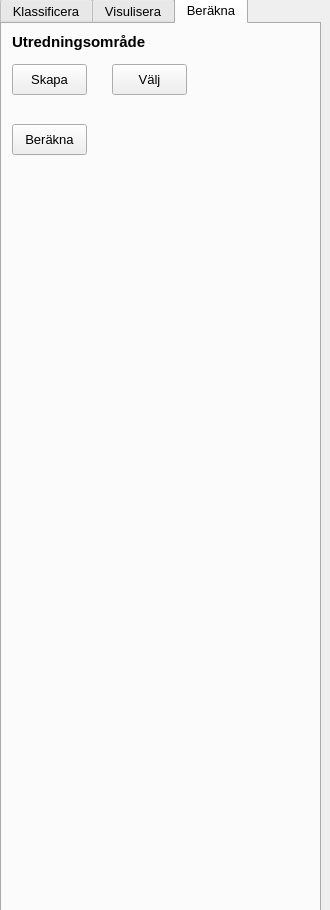
<?xml version="1.0" encoding="UTF-8"?>
<ui version="4.0">
 <class>QGYFDockWidgetBase</class>
 <widget class="QDockWidget" name="QGYFDockWidgetBase">
  <property name="geometry">
   <rect>
    <x>0</x>
    <y>0</y>
    <width>330</width>
    <height>910</height>
   </rect>
  </property>
  <property name="font">
   <font>
    <family>Tahoma</family>
    <pointsize>10</pointsize>
   </font>
  </property>
  <property name="windowIcon">
   <iconset>
    <normaloff>:/plugins/qgyf/assets/leaf.png</normaloff>:/plugins/qgyf/assets/leaf.png</iconset>
  </property>
  <property name="allowedAreas">
   <set>Qt::LeftDockWidgetArea|Qt::RightDockWidgetArea</set>
  </property>
  <property name="windowTitle">
   <string>QGYF - Beräkna grönytefaktor</string>
  </property>
  <widget class="QWidget" name="dockWidgetContents">
   <widget class="QTabWidget" name="tabWidget">
    <property name="enabled">
     <bool>true</bool>
    </property>
    <property name="geometry">
     <rect>
      <x>0</x>
      <y>-3</y>
      <width>321</width>
      <height>1031</height>
     </rect>
    </property>
    <property name="sizePolicy">
     <sizepolicy hsizetype="Fixed" vsizetype="Fixed">
      <horstretch>0</horstretch>
      <verstretch>0</verstretch>
     </sizepolicy>
    </property>
    <property name="toolTip">
     <string/>
    </property>
    <property name="currentIndex">
     <number>2</number>
    </property>
    <widget class="QWidget" name="classify">
     <property name="contextMenuPolicy">
      <enum>Qt::NoContextMenu</enum>
     </property>
     <attribute name="title">
      <string>Klassificera</string>
     </attribute>
     <attribute name="toolTip">
      <string>Här sätter du en kvalitet på objekt</string>
     </attribute>
     <widget class="QComboBox" name="selectQGroup">
      <property name="geometry">
       <rect>
        <x>10</x>
        <y>60</y>
        <width>301</width>
        <height>31</height>
       </rect>
      </property>
     </widget>
     <widget class="QComboBox" name="selectQ">
      <property name="geometry">
       <rect>
        <x>10</x>
        <y>100</y>
        <width>81</width>
        <height>31</height>
       </rect>
      </property>
     </widget>
     <widget class="QLabel" name="label">
      <property name="geometry">
       <rect>
        <x>10</x>
        <y>468</y>
        <width>101</width>
        <height>20</height>
       </rect>
      </property>
      <property name="text">
       <string>&lt;html&gt;&lt;head/&gt;&lt;body&gt;&lt;p&gt;&lt;span style=&quot; font-size:11pt; font-weight:600;&quot;&gt;Objekt&lt;/span&gt;&lt;/p&gt;&lt;/body&gt;&lt;/html&gt;</string>
      </property>
     </widget>
     <widget class="QPushButton" name="approveButton">
      <property name="geometry">
       <rect>
        <x>220</x>
        <y>495</y>
        <width>91</width>
        <height>30</height>
       </rect>
      </property>
      <property name="text">
       <string>Sätta kvalitet</string>
      </property>
     </widget>
     <widget class="QLabel" name="label_3">
      <property name="geometry">
       <rect>
        <x>10</x>
        <y>34</y>
        <width>100</width>
        <height>20</height>
       </rect>
      </property>
      <property name="text">
       <string>Välj kvalitetgrup</string>
      </property>
     </widget>
     <widget class="QLabel" name="label_4">
      <property name="geometry">
       <rect>
        <x>100</x>
        <y>107</y>
        <width>101</width>
        <height>20</height>
       </rect>
      </property>
      <property name="text">
       <string>Välj kvalitet</string>
      </property>
     </widget>
     <widget class="QLabel" name="label_2">
      <property name="geometry">
       <rect>
        <x>10</x>
        <y>5</y>
        <width>101</width>
        <height>30</height>
       </rect>
      </property>
      <property name="text">
       <string>&lt;html&gt;&lt;head/&gt;&lt;body&gt;&lt;p&gt;&lt;span style=&quot; font-size:11pt; font-weight:600;&quot;&gt;Kvalitet&lt;/span&gt;&lt;/p&gt;&lt;/body&gt;&lt;/html&gt;</string>
      </property>
     </widget>
     <widget class="QPushButton" name="selectObj">
      <property name="geometry">
       <rect>
        <x>101</x>
        <y>495</y>
        <width>111</width>
        <height>31</height>
       </rect>
      </property>
      <property name="toolTip">
       <string>Klicka på objekt på kartan för att selectera dem och sätta en kvalitet</string>
      </property>
      <property name="text">
       <string>Börja objektval</string>
      </property>
     </widget>
     <widget class="QTextBrowser" name="textQ">
      <property name="geometry">
       <rect>
        <x>10</x>
        <y>270</y>
        <width>301</width>
        <height>171</height>
       </rect>
      </property>
      <property name="font">
       <font>
        <pointsize>9</pointsize>
       </font>
      </property>
      <property name="lineWidth">
       <number>0</number>
      </property>
     </widget>
     <widget class="QLabel" name="label_5">
      <property name="geometry">
       <rect>
        <x>10</x>
        <y>160</y>
        <width>341</width>
        <height>91</height>
       </rect>
      </property>
      <property name="text">
       <string>&lt;html&gt;&lt;head/&gt;&lt;body&gt;&lt;p&gt;&lt;img style=&quot;width:100%&quot; src=&quot;:/plugins/qgyf/assets/eco_service.png&quot;/&gt;&lt;/p&gt;&lt;/body&gt;&lt;/html&gt;</string>
      </property>
     </widget>
     <widget class="QPushButton" name="info">
      <property name="geometry">
       <rect>
        <x>75</x>
        <y>10</y>
        <width>31</width>
        <height>20</height>
       </rect>
      </property>
      <property name="toolTip">
       <string>Visa upp GYF guide</string>
      </property>
      <property name="autoFillBackground">
       <bool>false</bool>
      </property>
      <property name="text">
       <string/>
      </property>
      <property name="icon">
       <iconset>
        <normaloff>:/plugins/qgyf/assets/info.png</normaloff>:/plugins/qgyf/assets/info.png</iconset>
      </property>
      <property name="flat">
       <bool>true</bool>
      </property>
     </widget>
     <widget class="QComboBox" name="selectLayer">
      <property name="geometry">
       <rect>
        <x>10</x>
        <y>495</y>
        <width>81</width>
        <height>31</height>
       </rect>
      </property>
     </widget>
     <widget class="QTableWidget" name="classtable">
      <property name="geometry">
       <rect>
        <x>10</x>
        <y>540</y>
        <width>301</width>
        <height>311</height>
       </rect>
      </property>
      <property name="sizePolicy">
       <sizepolicy hsizetype="Expanding" vsizetype="Preferred">
        <horstretch>0</horstretch>
        <verstretch>0</verstretch>
       </sizepolicy>
      </property>
      <property name="toolTip">
       <string>Tabellen visar objekt med bestämda kvaliteter</string>
      </property>
      <property name="lineWidth">
       <number>0</number>
      </property>
      <property name="sizeAdjustPolicy">
       <enum>QAbstractScrollArea::AdjustToContentsOnFirstShow</enum>
      </property>
      <property name="editTriggers">
       <set>QAbstractItemView::NoEditTriggers</set>
      </property>
      <property name="showDropIndicator" stdset="0">
       <bool>false</bool>
      </property>
      <property name="dragDropOverwriteMode">
       <bool>false</bool>
      </property>
      <property name="alternatingRowColors">
       <bool>true</bool>
      </property>
      <property name="selectionBehavior">
       <enum>QAbstractItemView::SelectRows</enum>
      </property>
      <property name="wordWrap">
       <bool>false</bool>
      </property>
      <attribute name="horizontalHeaderCascadingSectionResizes">
       <bool>false</bool>
      </attribute>
      <attribute name="horizontalHeaderDefaultSectionSize">
       <number>50</number>
      </attribute>
      <attribute name="horizontalHeaderMinimumSectionSize">
       <number>25</number>
      </attribute>
      <attribute name="horizontalHeaderShowSortIndicator" stdset="0">
       <bool>true</bool>
      </attribute>
      <attribute name="horizontalHeaderStretchLastSection">
       <bool>false</bool>
      </attribute>
      <attribute name="verticalHeaderDefaultSectionSize">
       <number>25</number>
      </attribute>
      <attribute name="verticalHeaderMinimumSectionSize">
       <number>25</number>
      </attribute>
     </widget>
    </widget>
    <widget class="QWidget" name="visualize">
     <attribute name="title">
      <string>Visulisera</string>
     </attribute>
     <attribute name="toolTip">
      <string>Sätta stil på de klassificerade objekten utifrån kvalitet</string>
     </attribute>
     <widget class="QCheckBox" name="checkBio">
      <property name="geometry">
       <rect>
        <x>10</x>
        <y>70</y>
        <width>141</width>
        <height>17</height>
       </rect>
      </property>
      <property name="text">
       <string>Biologisk mångdfald</string>
      </property>
      <property name="checkable">
       <bool>true</bool>
      </property>
      <property name="checked">
       <bool>false</bool>
      </property>
     </widget>
     <widget class="QPushButton" name="setSymbol">
      <property name="geometry">
       <rect>
        <x>10</x>
        <y>20</y>
        <width>201</width>
        <height>31</height>
       </rect>
      </property>
      <property name="text">
       <string>Visa upp objekt utifrån kvalitet</string>
      </property>
     </widget>
     <widget class="QCheckBox" name="checkBuller">
      <property name="geometry">
       <rect>
        <x>10</x>
        <y>92</y>
        <width>141</width>
        <height>17</height>
       </rect>
      </property>
      <property name="text">
       <string>Bullerreducering</string>
      </property>
     </widget>
     <widget class="QCheckBox" name="checkVatten">
      <property name="geometry">
       <rect>
        <x>10</x>
        <y>114</y>
        <width>231</width>
        <height>20</height>
       </rect>
      </property>
      <property name="text">
       <string>Dagvatten- och skyfallshantering</string>
      </property>
     </widget>
     <widget class="QCheckBox" name="checkKlimat">
      <property name="geometry">
       <rect>
        <x>10</x>
        <y>137</y>
        <width>141</width>
        <height>20</height>
       </rect>
      </property>
      <property name="text">
       <string>Mikroklimatreglering</string>
      </property>
     </widget>
     <widget class="QCheckBox" name="checkPoll">
      <property name="geometry">
       <rect>
        <x>10</x>
        <y>160</y>
        <width>141</width>
        <height>20</height>
       </rect>
      </property>
      <property name="text">
       <string>Pollination</string>
      </property>
     </widget>
     <widget class="QCheckBox" name="checkHalsa">
      <property name="geometry">
       <rect>
        <x>10</x>
        <y>182</y>
        <width>141</width>
        <height>20</height>
       </rect>
      </property>
      <property name="text">
       <string>Rekreation och hälsa</string>
      </property>
     </widget>
    </widget>
    <widget class="QWidget" name="estimate">
     <attribute name="title">
      <string>Beräkna</string>
     </attribute>
     <attribute name="toolTip">
      <string>Här beräknas GYF:en utifrån din klassificering</string>
     </attribute>
     <widget class="QLabel" name="label_6">
      <property name="geometry">
       <rect>
        <x>10</x>
        <y>3</y>
        <width>151</width>
        <height>30</height>
       </rect>
      </property>
      <property name="text">
       <string>&lt;html&gt;&lt;head/&gt;&lt;body&gt;&lt;p&gt;&lt;span style=&quot; font-size:11pt; font-weight:600;&quot;&gt;Utredningsområde&lt;/span&gt;&lt;/p&gt;&lt;/body&gt;&lt;/html&gt;</string>
      </property>
     </widget>
     <widget class="QPushButton" name="createRA">
      <property name="geometry">
       <rect>
        <x>10</x>
        <y>40</y>
        <width>75</width>
        <height>31</height>
       </rect>
      </property>
      <property name="toolTip">
       <string>Rita upp ett avgränsningsområde där du vill beräkna GYF</string>
      </property>
      <property name="text">
       <string>Skapa</string>
      </property>
     </widget>
     <widget class="QPushButton" name="selectRA">
      <property name="geometry">
       <rect>
        <x>110</x>
        <y>40</y>
        <width>75</width>
        <height>31</height>
       </rect>
      </property>
      <property name="toolTip">
       <string>Välj ett avgränsningsområde där du vill beräkna GYF</string>
      </property>
      <property name="text">
       <string>Välj</string>
      </property>
     </widget>
     <widget class="QPushButton" name="calculate">
      <property name="geometry">
       <rect>
        <x>10</x>
        <y>100</y>
        <width>75</width>
        <height>31</height>
       </rect>
      </property>
      <property name="toolTip">
       <string>Rita upp ett avgränsningsområde där du vill beräkna GYF</string>
      </property>
      <property name="text">
       <string>Beräkna</string>
      </property>
     </widget>
    </widget>
   </widget>
  </widget>
 </widget>
 <resources>
  <include location="../resources.py"/>
 </resources>
 <connections/>
</ui>
